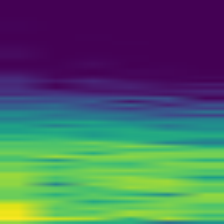
#> input picture data/spectrogram/수분부족/수분부족_000000.png, 224 x 224 px, given as the content of the folder ../data/spectrogram/정상, which was not available
$ python train.py
#> lines starting #> are read from the running program, lines starting #| are printed output that depends on the picture
### src/venv_boot.py
"""
venv_boot.py
============
`source venv/bin/activate` 를 매번 치지 않아도 되게 한다.

시스템 파이썬으로 실행하면 필요한 라이브러리가 없어서 곧바로 ImportError 가 난다.
그래서 이 모듈은 **다른 import 보다 먼저** 불려서, venv 파이썬이 있으면 그쪽으로
프로세스를 갈아탄다(os.execv). 사용자가 보기에는 그냥 실행된 것처럼 보인다.

    python3 main.py --web          ← venv 안 켜도 이대로 동작

쓰는 법: 스크립트 맨 위, numpy 같은 외부 라이브러리 import 보다 **먼저**

    import venv_boot; venv_boot.ensure()

끄고 싶으면 GML_NO_VENV=1 을 주면 된다(시스템 파이썬을 그대로 쓴다).
"""

import os
import sys

_GUARD = "GML_VENV_REEXEC"          # 무한 재실행 방지


def _repo_root():
    """이 파일 위치에서 위로 올라가며 venv/ 나 requirements.txt 가 있는 곳을 찾는다."""
    d = os.path.dirname(os.path.abspath(__file__))
    for _ in range(4):
        if os.path.isdir(os.path.join(d, "venv")) or \
           os.path.isfile(os.path.join(d, "requirements.txt")):
            return d
        parent = os.path.dirname(d)
        if parent == d:
            break
        d = parent
    return None


def venv_python(root=None):
    """저장소 안 venv 의 파이썬 실행 파일 경로. 없으면 None."""
    root = root or _repo_root()
    if not root:
        return None
    for rel in (("venv", "bin", "python3"), ("venv", "bin", "python"),
                ("venv", "Scripts", "python.exe")):
        p = os.path.join(root, *rel)
        if os.path.isfile(p) and os.access(p, os.X_OK):
            return p
    return None


def ensure():
    """venv 파이썬이 따로 있으면 그것으로 갈아타 현재 스크립트를 다시 실행한다."""
    if os.environ.get("GML_NO_VENV"):
        return
    # 이미 어떤 가상환경 안에서 돌고 있으면 그대로 둔다
    if sys.prefix != getattr(sys, "base_prefix", sys.prefix):
        return
    if os.environ.get(_GUARD):
        # 한 번 갈아탔는데도 여기까지 왔다면 더 시도하지 않는다
        return
    py = venv_python()
    if not py:
        return
    # ⚠️ 여기서 os.path.samefile(py, sys.executable) 로 비교하면 안 된다.
    # samefile 은 심볼릭 링크를 따라가는데, venv 의 python3 는 원본 인터프리터를
    # 가리키는 심볼릭 링크다. 그래서 항상 '같은 파일'로 나와 늘 여기서 되돌아갔고,
    # 결과적으로 한 번도 갈아타지 않았다.
    # '이미 그 venv 안인가'는 sys.prefix 로 판단해야 한다.
    venv_root = os.path.dirname(os.path.dirname(py))
    if os.path.normcase(os.path.abspath(sys.prefix)) == \
       os.path.normcase(os.path.abspath(venv_root)):
        return                   # 이미 그 venv 안이다
    script = os.path.abspath(sys.argv[0])
    if not os.path.isfile(script):
        return                       # -c, -m, 대화형 등은 건드리지 않는다
    os.environ[_GUARD] = "1"
    try:
        os.execv(py, [py, script] + sys.argv[1:])
    except Exception as e:
        # execv 는 성공하면 돌아오지 않는다. 여기까지 왔다는 건 실패했다는 뜻이다.
        # 조용히 넘어가면 곧바로 ModuleNotFoundError 가 뜨는데, 그것만 보고는
        # venv 전환이 실패했다는 걸 알 수 없다.
        print(f"[venv_boot] execv 실패({e}) — 대신 venv 의 라이브러리 경로를 붙입니다.",
              file=sys.stderr)
    # 프로세스를 갈아타지 못했더라도, venv 의 site-packages 를 import 경로에
    # 붙이면 대부분 그대로 돌아간다. execv 가 막힌 환경(권한·컨테이너 등)을 위한 대비다.
    add_venv_site_packages()


# [64 lines left out: functions venv_site_packages, add_venv_site_packages, report, not called in this run]


# [2 lines that do not run on import are left out]

### src/font_utils.py
"""
font_utils.py
=============
matplotlib에서 한글(정상/스트레스, 축 이름, confusion matrix 라벨)이 깨지지 않도록,
시스템에 실제 설치된 한글/CJK 폰트를 자동으로 찾아 기본 폰트로 지정한다.

핵심: 설치돼 있지 않은 폰트 이름을 rcParams에 억지로 넣으면 matplotlib이 글자를 그릴
때마다 `findfont: Font family '...' not found` 경고를 쏟아낸다. 그래서 여기서는
"실제로 설치된 폰트만" 지정하고, 하나도 없으면 아무것도 지정하지 않아(기본 폰트 유지)
경고가 나지 않게 한다.

라즈베리파이 OS에서는 `sudo apt install fonts-noto-cjk`로 'Noto Sans CJK KR'가 깔린다.
새로 폰트를 설치했는데도 못 찾으면 matplotlib 캐시를 지우고 다시 실행: `rm -rf ~/.cache/matplotlib`
"""

import matplotlib
from matplotlib import font_manager

# 우선순위: 한글 전용 -> CJK 통합 -> 나눔/윈도우/맥 계열
KOREAN_FONT_CANDIDATES = [
    "Noto Sans KR", "Noto Sans CJK KR",
    "NanumGothic", "NanumBarunGothic", "Nanum Gothic",
    "Malgun Gothic", "AppleGothic", "UnDotum", "Baekmuk Gulim",
]


def find_korean_font():
    """설치된 한글 폰트 중 우선순위가 가장 높은 것의 이름을 반환한다. 없으면 None.

    주의: Debian/라즈베리파이의 fonts-noto-cjk는 하나의 통합(.ttc) 폰트라 matplotlib이
    'Noto Sans CJK JP' 한 이름으로만 잡는 경우가 많다. 이 폰트는 이름이 JP여도 한글 글리프를
    그대로 포함하므로, CJK 계열이면 KR/JP/SC/TC 어느 이름이든 한글 표시에 사용할 수 있다."""
    fonts = font_manager.fontManager.ttflist
    names = [f.name for f in fonts]
    available = set(names)

    # 1) 우선순위 정확 매칭
    for name in KOREAN_FONT_CANDIDATES:
        if name in available:
            return name

    # 2) Noto CJK 통합 폰트: Sans 계열 우선(제목/라벨 가독성), 없으면 아무 CJK
    cjk_sans = [n for n in names if "CJK" in n and "Serif" not in n]
    if cjk_sans:
        return cjk_sans[0]
    cjk_any = [n for n in names if "CJK" in n]
    if cjk_any:
        return cjk_any[0]

    # 3) 나눔/윈도우/맥 계열 부분 매칭
    for f in fonts:
        low = f.name.lower()
        if any(h in low for h in ("nanum", "malgun", "gulim", "dotum", "batang", "baekmuk")):
            return f.name
    return None


def setup_korean_font():
    """설치된 한글 폰트를 matplotlib 기본 폰트로 지정한다.
    반환: 사용한 폰트 이름(str), 또는 한글 폰트가 없으면 None(기본 폰트 유지, 경고 없음)."""
    matplotlib.rcParams["axes.unicode_minus"] = False  # 음수 부호 깨짐 방지
    name = find_korean_font()
    if name is not None:
        matplotlib.rcParams["font.family"] = name
    return name

### src/train.py
"""
train.py
========
스펙트로그램 이미지/명시적 특징으로 SVM(Linear/RBF) + Random Forest 분류기를 학습·비교합니다.

특징 방식(--mode): 픽셀 / 특징 / 둘다
- 픽셀(기본): data/spectrogram/<상태>/*.png 이미지를 grayscale 224x224 -> flatten(50,176차원)
  픽셀 특징으로 사용, PCA로 차원 축소.
- 특징: data/features.csv (preprocess.py가 함께 생성하는 명시적 통계/주파수 특징 14개), PCA 없이 StandardScaler만.
- 둘다: 픽셀+특징 모두 학습 후 비교.

비교 과제(--task): **기본은 3종(정상/수분부족/자극)** 이고, 정상을 반드시 포함한 2종 비교도 지원합니다.
- 3종(기본): 정상 vs 수분부족 vs 자극  -> models/best_model.joblib (기본 실시간 모델)
- 정상-수분부족: 정상 vs 수분부족       -> models/best_model_정상-수분부족.joblib
- 정상-자극:     정상 vs 자극           -> models/best_model_정상-자극.joblib
- 전체: 위 세 과제를 모두 학습하고 비교 표 출력

- GridSearchCV로 하이퍼파라미터 최적화, Accuracy/Precision/Recall 출력(3종은 macro 평균)
- Confusion Matrix 이미지 저장, 최적 모델 저장(bundle에 classes/feature_mode 포함)

실행:
    python train.py                          # 3종, 픽셀 (기본)
    python train.py --mode 둘다               # 3종, 픽셀+특징
    python train.py --task 정상-자극 --mode 둘다
    python train.py --task 전체 --mode 둘다    # 3과제 × 2방식 전부 학습·비교
"""

import argparse
import glob
import json
import os
import sys
import math
import time

import os as _os, sys as _sys
_sys.path.insert(0, _os.path.dirname(_os.path.abspath(__file__)))
import venv_boot; venv_boot.ensure()   # venv 를 안 켜도 알아서 갈아탄다

import numpy as np
import pandas as pd
import joblib
import matplotlib
matplotlib.use("Agg")
import matplotlib.pyplot as plt
from PIL import Image

from font_utils import setup_korean_font
# 설치된 한글 폰트를 자동 지정(없으면 None). confusion matrix 라벨을 한글로 쓸지 여부에 사용.
_KOREAN_FONT = setup_korean_font()

from sklearn.model_selection import GridSearchCV
from joblib import Memory
import shutil
import tempfile

_CACHE_DIR = None
from sklearn.svm import SVC
from sklearn.ensemble import RandomForestClassifier
from sklearn.metrics import accuracy_score, precision_score, recall_score, confusion_matrix, ConfusionMatrixDisplay
from sklearn.decomposition import PCA
from sklearn.pipeline import Pipeline
from sklearn.preprocessing import StandardScaler

from feature_extraction import FEATURE_NAMES

IMG_SIZE = 224

# 원시 상태(=preprocess.py가 만드는 폴더/라벨). 한글 폰트가 없을 때 confusion matrix용 영어 대체 라벨.
STATE_EN = {"정상": "Normal", "수분부족": "WaterDeficit", "자극": "Stimulus"}

# 비교 과제 정의. 첫 원소가 label 0.
TASKS = {
    "3종": ["정상", "수분부족", "자극"],   # 기본(정상/수분부족=지속 상태, 자극=순간 이벤트)
    "정상-수분부족": ["정상", "수분부족"],
    "정상-자극": ["정상", "자극"],
}
DEFAULT_TASK = "3종"
ALL_TASKS = "전체"

# preprocess.py가 사용한 필터 대역. 모델 번들에 저장해 inference가 동일 필터를 쓰게 한다.
# preprocess.py의 기본값과 같아야 한다(선행연구 기준 0.5~20Hz, 한국 전원 60Hz).
DEFAULT_FILTER = {"lowcut": 0.5, "highcut": 20.0, "notch_freq": 60.0, "notch_q": 30.0}
FILTER_META = dict(DEFAULT_FILTER)

# 창 길이도 학습·추론이 반드시 같아야 한다. 예전에는 이 값이 모델에 저장되지 않아
# inference.py가 자기 상수(2초)를 쓰는 바람에, preprocess의 창을 바꾸면 학습과 추론이
# 조용히 어긋났다. 이제 메타에서 읽어 모델 번들에 함께 저장한다.
DEFAULT_WINDOW = {"sample_rate": 250.0, "window_sec": 10.0, "step_sec": 2.0}
WINDOW_META = dict(DEFAULT_WINDOW)


# [9 lines left out: function _pipeline_cache_dir, not called in this run]


def _clear_pipeline_cache():
    global _CACHE_DIR
    if _CACHE_DIR is not None:
        shutil.rmtree(_CACHE_DIR, ignore_errors=True)
        _CACHE_DIR = None


def _load_meta(features_csv):
    """preprocess.py가 남긴 preprocess_meta.json을 읽는다(없거나 깨졌으면 빈 dict)."""
    p = os.path.join(os.path.dirname(features_csv) or ".", "preprocess_meta.json")
    if os.path.exists(p):
        try:
            with open(p, encoding="utf-8") as f:
                return json.load(f)
        except Exception:
            pass
    return {}


def load_filter_meta(features_csv):
    """preprocess.py가 남긴 메타에서 필터 대역을 읽는다(없으면 기본값)."""
    m = _load_meta(features_csv)
    try:
        return {k: float(m.get(k, DEFAULT_FILTER[k])) for k in DEFAULT_FILTER}
    except Exception:
        return dict(DEFAULT_FILTER)


def load_window_meta(features_csv):
    """전처리에 쓴 창 길이/샘플레이트를 읽는다. 추론이 같은 창을 쓰도록 모델에 저장한다."""
    m = _load_meta(features_csv)
    try:
        return {k: float(m.get(k, DEFAULT_WINDOW[k])) for k in DEFAULT_WINDOW}
    except Exception:
        return dict(DEFAULT_WINDOW)


HISTORY_CAP = 50


# [17 lines left out: function _append_history, not called in this run]

# --mode 한글 CLI 값 -> 내부 처리용 값. 파일명/표시에는 다시 한글(_특징 등)을 쓴다.
MODE_CHOICES = {"픽셀": "pixel", "특징": "features", "둘다": "both"}
MODE_KO = {"pixel": "픽셀", "features": "특징"}  # 내부값 -> 표시/파일명용 한글

CV_FOLDS_DEFAULT = 3


def _parse_img_name(img_name):
    """'정상_000123.png' -> ('정상', 123): 원본 소스 상태(그룹)와 윈도우 시작 오프셋.
    preprocess.py가 img_name을 f'{base_name}_{start:06d}.png'로 만들므로 마지막 '_' 기준으로 나눈다."""
    base = os.path.splitext(img_name)[0]
    src, _, off = base.rpartition("_")
    try:
        return src, int(off)
    except ValueError:
        return base, 0


def load_dataset(spectrogram_dir, classes):
    """픽셀 모드: data/spectrogram/<상태>/*.png -> grayscale flatten 특징.
    classes에 포함된 상태 폴더만 읽고, 라벨은 classes에서의 순서(index)로 매긴다.
    시간순 그룹 분할을 위해 (원본 상태, 윈도우 오프셋)도 함께 반환한다."""
#> called with spectrogram_dir = '../data/spectrogram'
    X, y, groups, order = [], [], [], []
    for label_idx, cls in enumerate(classes):
        cls_dir = os.path.join(spectrogram_dir, cls)
        paths = sorted(glob.glob(os.path.join(cls_dir, "*.png")))
        for p in paths:
            img = Image.open(p).convert("L")  # grayscale, 고정 크기
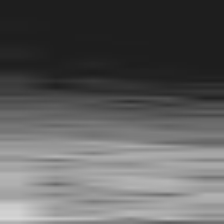
#> img: PIL image 224x224 L; min 30, max 215, mean 93.3
            if img.size != (IMG_SIZE, IMG_SIZE):  # 저장 시 이미 IMG_SIZE로 렌더링되므로 보통 그대로 통과
                img = img.resize((IMG_SIZE, IMG_SIZE))
            arr = np.asarray(img, dtype=np.float32).flatten() / 255.0
            src, off = _parse_img_name(os.path.basename(p))
            X.append(arr)
            y.append(label_idx)
            groups.append(src)
            order.append(off)
    return np.array(X), np.array(y), np.array(groups), np.array(order)


NO_SLOW = False


# [92 lines left out: functions load_feature_dataset, chronological_group_split, session_holdout_split, overlap_guard, not called in this run]


def validate_classes(y, classes, context="전체"):
    """클래스별 샘플 수를 검증한다. 학습이 근본적으로 불가능한 경우(클래스 누락/샘플 극소)는
    알아보기 힘든 sklearn 예외 대신 명확한 한국어 메시지로 즉시 종료한다."""
    counts = {cls: int(np.sum(y == i)) for i, cls in enumerate(classes)}
    missing = [cls for cls, c in counts.items() if c == 0]
    if missing:
        print(f"❌ '{', '.join(missing)}' 클래스에 샘플이 없습니다.")
        print("   data/raw/ 에 해당 상태의 CSV를 먼저 수집하고 preprocess.py를 실행한 뒤 다시 시도하세요.")
        sys.exit(1)

    smallest_cls = min(counts, key=counts.get)
    smallest_n = counts[smallest_cls]
    if smallest_n < 2:
        print(f"❌ '{smallest_cls}' 클래스 샘플이 {context} 기준 {smallest_n}개뿐이라 학습이 불가능합니다.")
        print("   최소 2개 이상 필요합니다. 데이터를 더 수집한 뒤 다시 시도하세요.")
        sys.exit(1)
    return counts


# [11 lines left out: function cv_folds_for, not called in this run]


MAX_CV_SESSION_FOLDS = 5      # 세션이 많아도 이 이상은 돌리지 않는다(학습 시간)


# [139 lines left out: functions cross_session_scores, train_and_eval, not called in this run]


def run_pipeline(X, y, groups, order, models_dir, mode, classes, task):
    t0 = time.time()
    tag_prefix = f"{MODE_KO[mode]}·{task}"
    counts = {c: int(np.sum(y == i)) for i, c in enumerate(classes)}
    dist = ", ".join(f"{c}={n}" for c, n in counts.items())
    print(f"[train] ({tag_prefix}) 총 샘플 수: {len(y)}  [{dist}]")
    validate_classes(y, classes)

    # 분할 방식은 두 가지고, 가능하면 강한 쪽을 쓴다.
    #
    #  ① 세션 홀드아웃 — 평가 세션을 통째로 뺀다. 모델이 그 세션의 전극 조건을
    #     외워서 맞히는 지름길이 막힌다. 상태마다 세션이 2개 이상 있어야 쓸 수 있다.
    #  ② 시간순 그룹 분할 — 세션이 하나뿐일 때의 차선책. 창 겹침에 의한 누수는
    #     막지만, 같은 세션이 학습·평가 양쪽에 들어가는 것 자체는 못 막는다.
    guard = overlap_guard()
    # labels 는 **클래스**여야 한다. 여기에 groups 를 넘기면 세션마다 라벨이 달라져
    # '상태마다 세션이 하나뿐'으로 잘못 판단한다.
    split = session_holdout_split(X, y, groups, y, test_size=0.3)
    if split is not None:
        X_train, X_test, y_train, y_test, held = split
        print(f"[train] ({tag_prefix}) Train={len(y_train)}, Test={len(y_test)} "
              f"(세션 홀드아웃 — 평가 세션: {', '.join(held)})")
    else:
        X_train, X_test, y_train, y_test = chronological_group_split(X, y, groups, order,
                                                                     test_size=0.3, guard=guard)
        print(f"[train] ({tag_prefix}) Train={len(y_train)}, Test={len(y_test)} "
              f"(시간순 그룹 분할, 경계에서 겹치는 {guard}창 제거)")
        print(f"[train] ⚠️  상태마다 세션이 하나뿐이라 세션 홀드아웃을 쓸 수 없습니다.")
        print(f"[train]     이 정확도는 식물 상태가 아니라 그 세션의 측정 조건을 학습한")
        print(f"[train]     결과일 수 있습니다. 상태마다 2회 이상 나눠 수집하세요.")

    cv_folds = cv_folds_for(y_train, classes)
    results, file_suffix, tag = train_and_eval(X_train, X_test, y_train, y_test, models_dir,
                                                classes, mode=mode, cv_folds=cv_folds, task=task)

    best_name = max(results, key=lambda k: results[k]["accuracy"])
    best_res = results[best_name]
    best_model = best_res["model"]
    best_acc = best_res["accuracy"]

    # 분할을 한 번만 하면 어느 세션이 평가로 빠졌느냐에 따라 결과가 통째로 달라진다.
    # 흔들리는 폭을 함께 봐야 그 한 숫자를 믿어도 되는지 알 수 있다.
    cv_acc, cv_used = cross_session_scores(best_model, X, y, groups, y)
    cv_summary = None
    if cv_acc is not None and len(cv_acc) >= 2:
        cv_summary = {"mean": float(cv_acc.mean()), "min": float(cv_acc.min()),
                      "max": float(cv_acc.max()), "std": float(cv_acc.std()),
                      "folds": len(cv_acc)}
        print(f"[train] ({tag_prefix}) 세션 교차검증 {len(cv_acc)}회: "
              f"평균 {cv_acc.mean()*100:.1f}% · 범위 {cv_acc.min()*100:.1f}~{cv_acc.max()*100:.1f}% "
              f"· 표준편차 {cv_acc.std()*100:.1f}%p")
        if cv_acc.std() > 0.10:
            print(f"[train] ⚠️  세션에 따라 정확도가 크게 흔들립니다({cv_acc.std()*100:.0f}%p).")
            print(f"[train]     식물 상태가 아니라 그날의 측정 조건을 학습했을 가능성이 큽니다.")
            print(f"[train]     위의 단일 분할 정확도({best_acc*100:.1f}%)만 보고 판단하지 마세요.")

    feature_mode = "pixel" if mode == "pixel" else "explicit"
    os.makedirs(models_dir, exist_ok=True)

    bundle = {"model": best_model, "classes": classes, "name": best_name,
              "feature_mode": feature_mode, "filter": FILTER_META,
              # 추론이 같은 길이의 창으로 잘라야 특징이 일치한다.
              "window_sec": WINDOW_META["window_sec"],
              "sample_rate": WINDOW_META["sample_rate"]}
    if mode == "pixel":
        bundle["img_size"] = IMG_SIZE
    else:
        bundle["feature_names"] = FEATURE_NAMES
        bundle["slow_features"] = not NO_SLOW

    best_path = os.path.join(models_dir, f"best_model{file_suffix}.joblib")
    joblib.dump(bundle, best_path)
    joblib.dump(results["SVM"]["model"], os.path.join(models_dir, f"svm_model{file_suffix}.joblib"))
    joblib.dump(results["RandomForest"]["model"], os.path.join(models_dir, f"rf_model{file_suffix}.joblib"))

    duration_sec = time.time() - t0
    print(f"\n[train] ({tag}) 최적 모델: {best_name} (Accuracy={best_acc:.4f}, {duration_sec:.1f}초) -> {best_path}")
    if best_acc >= 0.70:
        print(f"[train] ({tag}) ✅ 검증 요구사항 충족: Accuracy 70% 이상 달성")
    else:
        print(f"[train] ({tag}) ⚠️ Accuracy가 70% 미만입니다. 데이터/파라미터를 조정하세요.")

    _append_history(models_dir, {
        "cross_session": cv_summary,
        "task": task, "mode": MODE_KO[mode], "trained_at": time.time(),
        "best_name": best_name, "accuracy": best_acc,
        "precision": best_res["precision"], "recall": best_res["recall"],
        "classes": classes, "counts": counts,
        "train_n": len(y_train), "test_n": len(y_test),
        "duration_sec": round(duration_sec, 1),
        "model_file": os.path.basename(best_path),
    })

    return results, best_name, best_acc


def run_task(task, mode, args):
    """하나의 비교 과제(task)에 대해 mode(pixel/features/both)를 학습한다."""
    classes = TASKS[task]
    print(f"\n########## 과제: {task}  (클래스: {' vs '.join(classes)}) ##########")

    summary = {}
    if mode in ("pixel", "both"):
        print(f"[train] 데이터 로딩 중 (픽셀, {task})...")
        X, y, groups, order = load_dataset(args.spectrogram_dir, classes)
        _, best_name, best_acc = run_pipeline(X, y, groups, order, args.models_dir, "pixel", classes, task)
        summary[("픽셀", task)] = (best_name, best_acc)

    if mode in ("features", "both"):
        if not os.path.exists(args.features_csv):
            print(f"❌ {args.features_csv} 가 없습니다. 먼저 preprocess.py를 실행해 생성하세요.")
            sys.exit(1)
        print(f"[train] 데이터 로딩 중 (특징, {task})...")
        X, y, groups, order = load_feature_dataset(args.features_csv, classes)
        _, best_name, best_acc = run_pipeline(X, y, groups, order, args.models_dir, "features", classes, task)
        summary[("특징", task)] = (best_name, best_acc)
    return summary


def main():
    parser = argparse.ArgumentParser(description="스펙트로그램 이미지/명시적 특징 기반 식물 상태 분류 학습")
    parser.add_argument("--spectrogram_dir", default="../data/spectrogram")
    parser.add_argument("--features_csv", default="../data/features.csv")
    parser.add_argument("--models_dir", default="../models")
    parser.add_argument("--mode", choices=list(MODE_CHOICES), default="픽셀",
                         help="픽셀(기본) / 특징(명시적 특징) / 둘다")
    parser.add_argument("--task", choices=list(TASKS) + [ALL_TASKS], default=DEFAULT_TASK,
                         help="3종(기본) / 정상-수분부족 / 정상-자극 / 전체. 정상은 항상 포함")
    parser.add_argument("--no_slow", action="store_true",
                        help="느린 특징 3개(dc_level·dc_slope·dc_drift)를 0 으로 두고 학습. "
                             "실시간 판정에 쓸 모델은 반드시 이것으로 학습한다")
    args = parser.parse_args()

    global FILTER_META, WINDOW_META, NO_SLOW
    NO_SLOW = args.no_slow
    FILTER_META = load_filter_meta(args.features_csv)
    WINDOW_META = load_window_meta(args.features_csv)
    print(f"[train] 필터 대역: 대역통과 {FILTER_META['lowcut']}~{FILTER_META['highcut']}Hz, "
          f"노치 {FILTER_META['notch_freq']}Hz (모델에 저장 -> 추론과 자동 일치)")
    print(f"[train] 분석 창: {WINDOW_META['window_sec']}초 @ {WINDOW_META['sample_rate']:.0f}Hz "
          f"(모델에 저장 -> 추론과 자동 일치)")

    mode = MODE_CHOICES[args.mode]  # 내부 처리용(pixel/features/both)
    tasks = list(TASKS) if args.task == ALL_TASKS else [args.task]

    summary = {}
    try:
        for task in tasks:
            summary.update(run_task(task, mode, args))
    finally:
        # 앞단 캐시는 이번 학습에서만 쓸모가 있다(데이터가 바뀌면 무효).
        _clear_pipeline_cache()

    if len(summary) > 1:
        print("\n=== 전체 비교 (과제 x 방식) ===")
        for (mode_ko, task), (name, acc) in summary.items():
            print(f"  [{task:10s}] {mode_ko:4s}: 최적 모델={name:14s} Accuracy={acc:.4f}")


if __name__ == "__main__":
#> (the run stopped early here; a loop or call above may not have finished)

$ run again, on data/spectrogram/수분부족/수분부족_000747.png
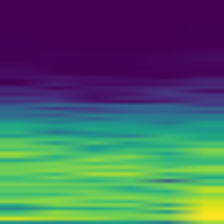
#> input picture data/spectrogram/수분부족/수분부족_000747.png, 224 x 224 px, given as the content of the folder ../data/spectrogram/정상, which was not available
#> in load_dataset, `img = Image.open(p).convert("L")`:
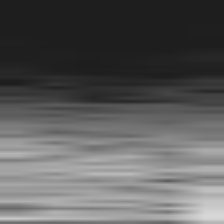
#> img: PIL image 224x224 L; min 30, max 215, mean 91.6

$ run again, on data/spectrogram/수분부족/수분부족_000750.png
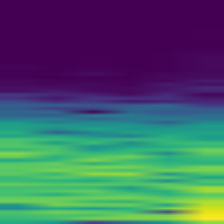
#> input picture data/spectrogram/수분부족/수분부족_000750.png, 224 x 224 px, given as the content of the folder ../data/spectrogram/정상, which was not available
#> in load_dataset, `img = Image.open(p).convert("L")`:
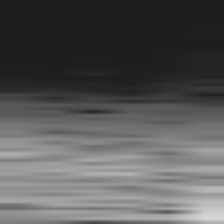
#> img: PIL image 224x224 L; min 30, max 215, mean 87.8

$ run again, on data/spectrogram/수분부족/수분부족_000996.png
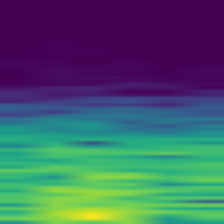
#> input picture data/spectrogram/수분부족/수분부족_000996.png, 224 x 224 px, given as the content of the folder ../data/spectrogram/정상, which was not available
#> in load_dataset, `img = Image.open(p).convert("L")`:
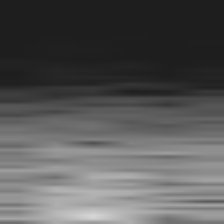
#> img: PIL image 224x224 L; min 30, max 215, mean 87
